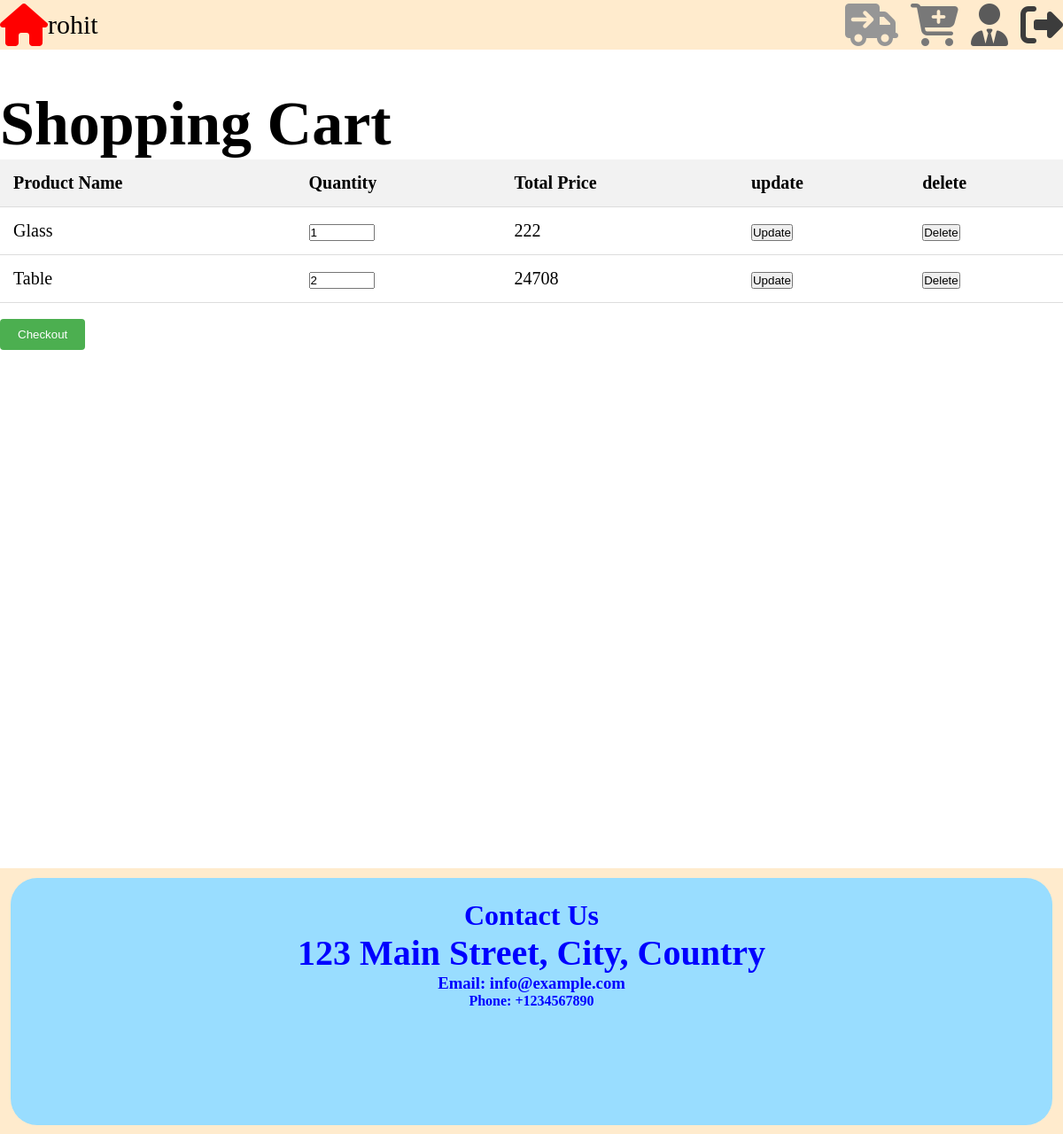
/home/cart/ (signed in), run on an earlier commit of the app's database.
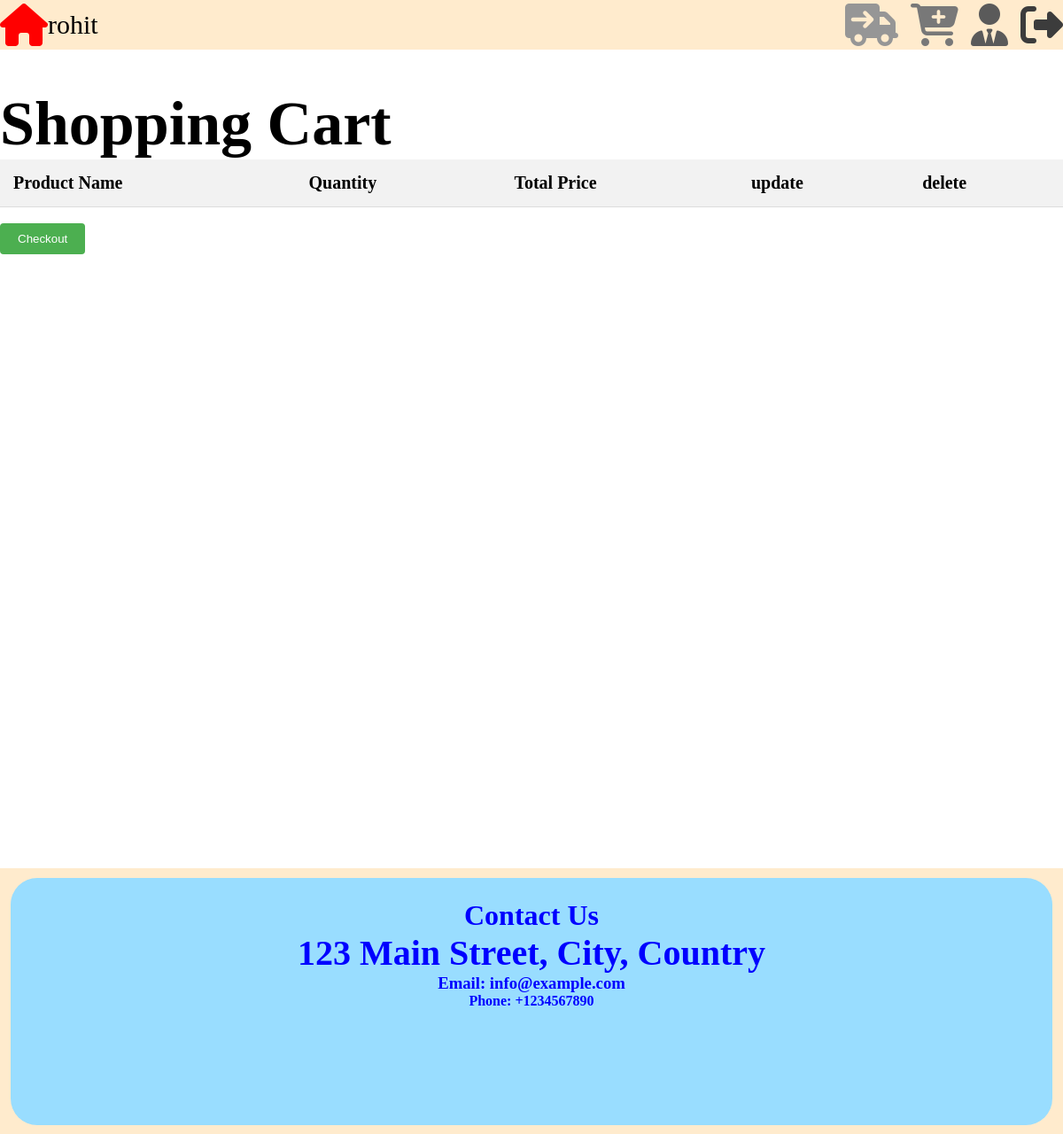
And on a later commit of the database.
### e_commerce_site/models.py (models this page shows)
class UserProduct(models.Model):
    user = models.ForeignKey(User, on_delete=models.CASCADE)
    product = models.ForeignKey(product_management, on_delete=models.CASCADE)
    quantities = models.PositiveIntegerField(default=1)
    total_price=models.PositiveIntegerField(default=1)

class product_management(models.Model):
    name=models.CharField(max_length=50,null=False)
    description=models.CharField(max_length=500,null=False)
    price=models.IntegerField(null=False)
    quantity=models.IntegerField(null=False)
    image=models.ImageField(upload_to='image/',null=False)
    def __str__(self):
        return self.name

### e_commerce_site/views.py (the view, shortened to what this page needs)
# urls.py: path('home/cart/',cart.as_view(),name='cart'),
class cart(View):
    def get(self,request):
        try:
            if not request.user.is_authenticated:
                return redirect('login')
            obj1=UserProduct.objects.filter(user=request.user)
            return render(request,'cart.html',{'obj':obj1,'username':request.user})
        except Exception as e:
            return HttpResponse(e)

### templates/cart.html (shortened to what this page needs)
<!DOCTYPE html>
<html lang="en">
<head>
    <link rel="stylesheet" href="/static/css/cart.css">
</head>
<body>
<header style="height:7vh;align-item:text-align:center;display:flex;align-items: center;">
        <div style=" justifyContent: center; alignItems: center;text-align:center;" >
            <a href="/home/"><i style="font-size: 6vh;color:red;" class="fa-solid fa-house" ></i></a>
        </div>
    <div>
        {% if  username == 'Login' %}
        <h1 style="padding:12px;"><a href="/login/">{{ username }}</a></h1>
        {% else %}
        <h10 style="font-size:30px;">{{ username }}</h10>
        {% endif %}
    </div>
        <div class="right_header">
            <a href="/home/orders/"><i style="font-size: 6vh;color:rgb(150, 150, 150);padding-left:10px;" class="fa-solid fa-truck-arrow-right"></i></a>
            <a href="/home/cart/"><i style="font-size: 6vh;color:rgb(120, 120, 120);padding-left:10px;" class="fa-solid fa-cart-plus"></i></a>
            <a href="/admin_panal/"><i style="font-size: 6vh;color:rgb(90, 90, 90);padding-left:10px;" class="fa-solid fa-user-tie"></i></a>
            <a href="/logout/"><i style="font-size: 6vh;color:rgb(60, 60, 60);padding-left:10px;" class="fa-solid fa-right-from-bracket"></i></a>
        </div>
</header>
<h2 style="margin-top:100px;font-size:70px;">Shopping Cart</h2>
<div style="min-height:800px;">
<table>
  <thead>
    <tr>
      <th>Product Name</th>
      <th>Quantity</th>
      <th>Total Price</th>
        <th>update</th>
        <th>delete</th>
    </tr>
  </thead>
  <tbody>
  {% for i in obj %}
    <tr>
        <form method="post">
      <td>{{ i.product }}</td>
      <td><input type="number" name="quantities" value="{{ i.quantities }}" style="width:70px;"></td>
      <td>{{ i.total_price }}</td>
        <td><a href="/home/"><button>Update</button></a></td>
            </form>
        <td><a href="/home/cart/delete/{{ i.id }}"><button>Delete</button></a></td>
    </tr>
    {% endfor %}
  </tbody>
</table>
    <br><a href="/home/checkout/"><button class="checkout-btn">Checkout</button></a>
</div>
<footer style="text-align: center;display:flex;width:100%;margin:0;padding:0;align-items:center;">
<div style="width:98%;height:85%;align-items:center;background-color:#99ddff;border-radius:30px;justify-content:center;padding-top:2%;">
            <h1>Contact Us</h1>
            <h2 style="font-size:40px;">123 Main Street, City, Country</h2>
            <h3>Email: info@example.com</h3>
            <h4>Phone: +1234567890</h4>
        </div>
</footer>
</body>
</html>

What changed in the data, as far as the page shows it:
removed UserProduct: product "Glass", quantities "1", total_price "222"
removed UserProduct: product "Table", quantities "2", total_price "24708"
